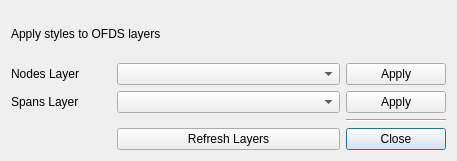
<?xml version="1.0" encoding="UTF-8"?>
<ui version="4.0">
 <class>StyleOFDSDialog</class>
 <widget class="QDialog" name="StyleOFDSDialog">
  <property name="geometry">
   <rect>
    <x>0</x>
    <y>0</y>
    <width>457</width>
    <height>161</height>
   </rect>
  </property>
  <property name="windowTitle">
   <string>Style OFDS</string>
  </property>
  <layout class="QGridLayout" name="gridLayout_2">
   <item row="1" column="0">
    <layout class="QGridLayout" name="gridLayout">
     <item row="3" column="1">
      <widget class="QComboBox" name="spansComboBox"/>
     </item>
     <item row="6" column="2">
      <widget class="Line" name="line">
       <property name="orientation">
        <enum>Qt::Horizontal</enum>
       </property>
      </widget>
     </item>
     <item row="2" column="0">
      <widget class="QLabel" name="nodesLabel">
       <property name="maximumSize">
        <size>
         <width>100</width>
         <height>16777215</height>
        </size>
       </property>
       <property name="text">
        <string>Nodes Layer</string>
       </property>
      </widget>
     </item>
     <item row="2" column="1">
      <widget class="QComboBox" name="nodesComboBox"/>
     </item>
     <item row="7" column="2">
      <widget class="QPushButton" name="closeButton">
       <property name="text">
        <string>Close</string>
       </property>
      </widget>
     </item>
     <item row="3" column="2">
      <widget class="QPushButton" name="spansApplyButton">
       <property name="maximumSize">
        <size>
         <width>100</width>
         <height>16777215</height>
        </size>
       </property>
       <property name="text">
        <string>Apply</string>
       </property>
      </widget>
     </item>
     <item row="0" column="0" colspan="3">
      <widget class="QLabel" name="infoLabel">
       <property name="text">
        <string>Apply styles to OFDS layers</string>
       </property>
      </widget>
     </item>
     <item row="2" column="2">
      <widget class="QPushButton" name="nodesApplyButton">
       <property name="maximumSize">
        <size>
         <width>100</width>
         <height>16777215</height>
        </size>
       </property>
       <property name="text">
        <string>Apply</string>
       </property>
      </widget>
     </item>
     <item row="3" column="0">
      <widget class="QLabel" name="spansLabel">
       <property name="maximumSize">
        <size>
         <width>100</width>
         <height>16777215</height>
        </size>
       </property>
       <property name="text">
        <string>Spans Layer</string>
       </property>
      </widget>
     </item>
     <item row="7" column="1">
      <widget class="QPushButton" name="refreshButton">
       <property name="text">
        <string>Refresh Layers</string>
       </property>
      </widget>
     </item>
    </layout>
   </item>
  </layout>
 </widget>
 <resources/>
 <connections>
  <connection>
   <sender>closeButton</sender>
   <signal>pressed()</signal>
   <receiver>StyleOFDSDialog</receiver>
   <slot>close()</slot>
   <hints>
    <hint type="sourcelabel">
     <x>399</x>
     <y>136</y>
    </hint>
    <hint type="destinationlabel">
     <x>228</x>
     <y>80</y>
    </hint>
   </hints>
  </connection>
 </connections>
</ui>
